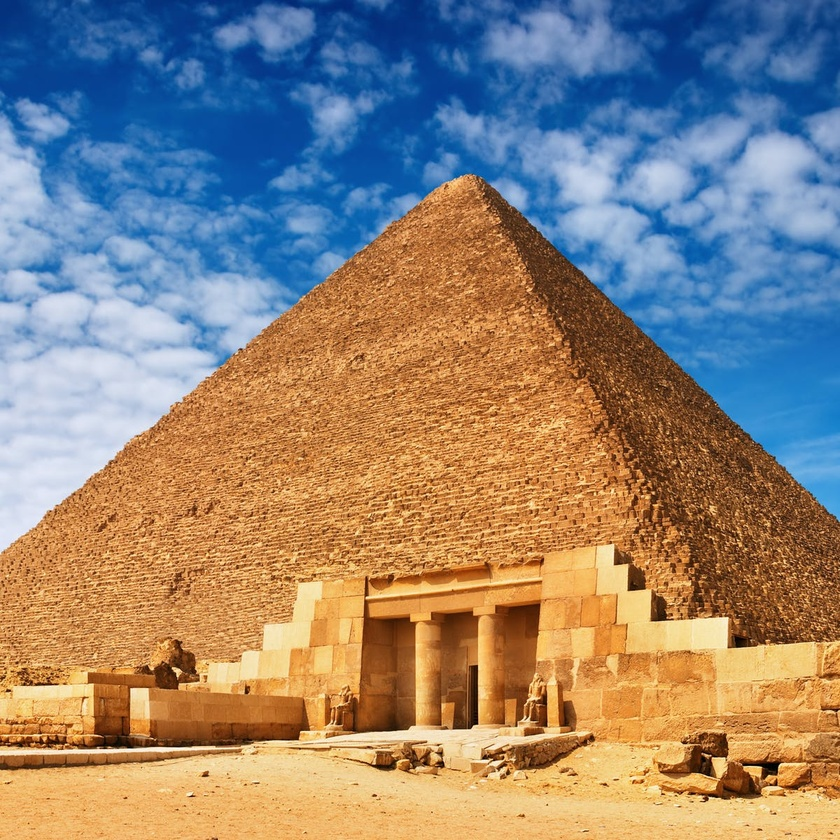
#> input picture file-20181107-74757-1nzaxpf.jpg, 840 x 840 px, shrunk from 1200 x 1200 before the run, found by its file name
$ python sobel.py
#> lines starting #> are read from the running program, lines starting #| are printed output that depends on the picture

import cv2
import numpy as np
import math


#  Read Input Image
input_image = cv2.imread('file-20181107-74757-1nzaxpf.jpg')
#> input_image is the input picture: shape (840, 840, 3); mean B, G, R 120.7, 132.7, 145.2
input_image = np.uint8(input_image)


def sobelmain(input_image):
#  Convert the truecolor RGB image to the grayscale image

    input_image = cv2.cvtColor(input_image, cv2.COLOR_BGR2GRAY)
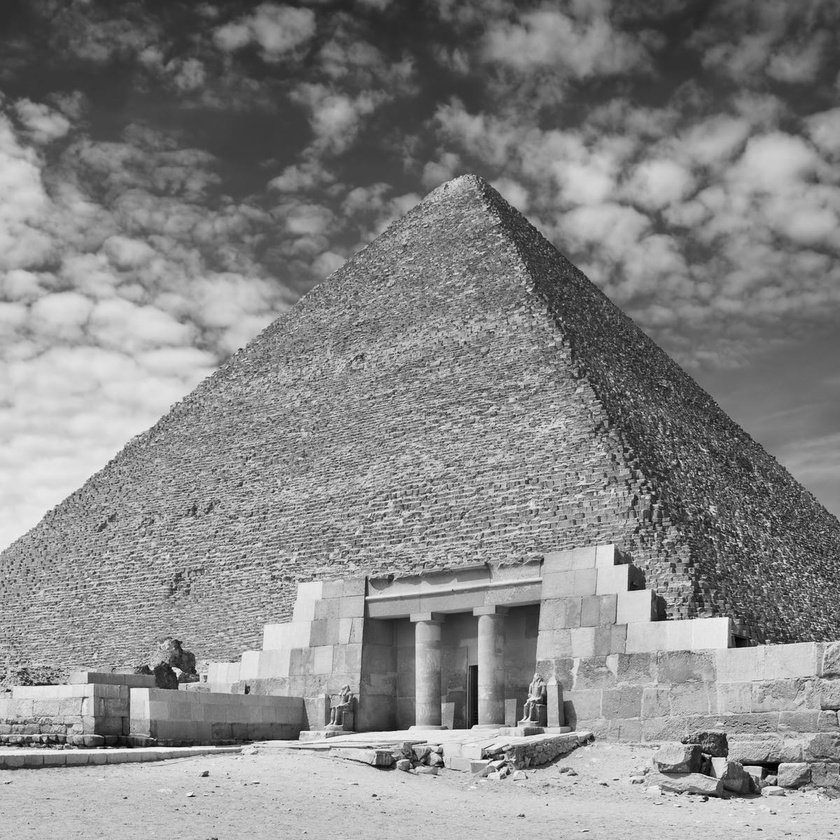
#> input_image: shape (840, 840); min 0, max 254, mean 135
    cv2.imwrite('yo.jpg',input_image)
# % Pre-allocate the filtered_image matrix with zeros

    filtered_image = np.zeros(np.shape(input_image))

# % Sobel Operator Mask

    Mx = ([-1 ,0 ,1],   #
      [-2 ,0 ,2],
      [-1, 0, 1])

    My = ([-1 ,-2 ,-1],
      [0 ,0, 0],
      [1 ,2 ,1])

    Mx=np.asarray(Mx)

    My=np.asarray(My)
# Edge Detection Process
# When i = 0 and j = 0, then filtered_image pixel
# position will be filtered_image(2, 2)
# The mask is of 3x3, so we need to traverse
# to filtered_image(size(input_image, 1) - 2
#  size(input_image, 2) - 2)
# Thus we are not considering the borders.

    sq = lambda i:i**2 #vectorizedfunction to square each element in the matrix
    sq_f = np.vectorize(sq)
    for i in range(0,np.shape(input_image)[0] - 2):
        for j in range(0,np.shape(input_image)[1] - 2):

# 		% Gradient approximations
            Gx = np.sum(np.sum(np.multiply(Mx,input_image[i:i+3,j:j+3])))
            Gy = np.sum(np.sum(np.multiply(My,input_image[i:i+3,j:j+3])))

# 		% Calculate magnitude of vector
            filtered_image[i][j] = math.sqrt(sq_f(Gx)+sq_f(Gy))

        filtered_image = np.uint8(filtered_image)
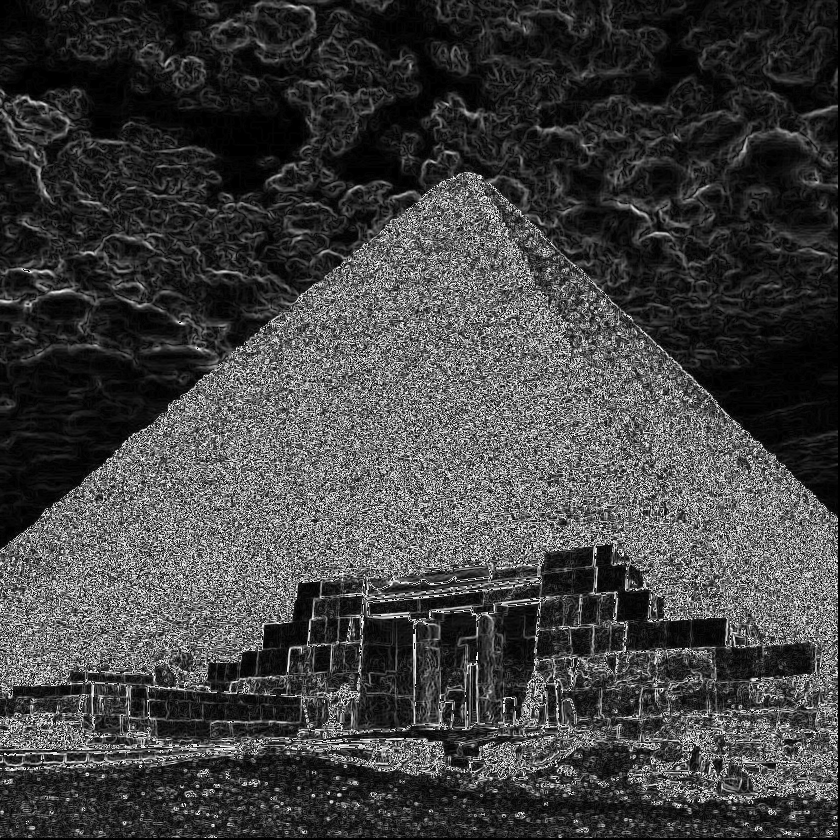
#> filtered_image: shape (840, 840); min 0, max 255, mean 64.4

    input_copy = cv2.imread('file-20181107-74757-1nzaxpf.jpg')


# % Define a threshold value
    thresh = 100
    output_image= cv2.threshold(filtered_image, thresh, 255, cv2.THRESH_BINARY)[1]
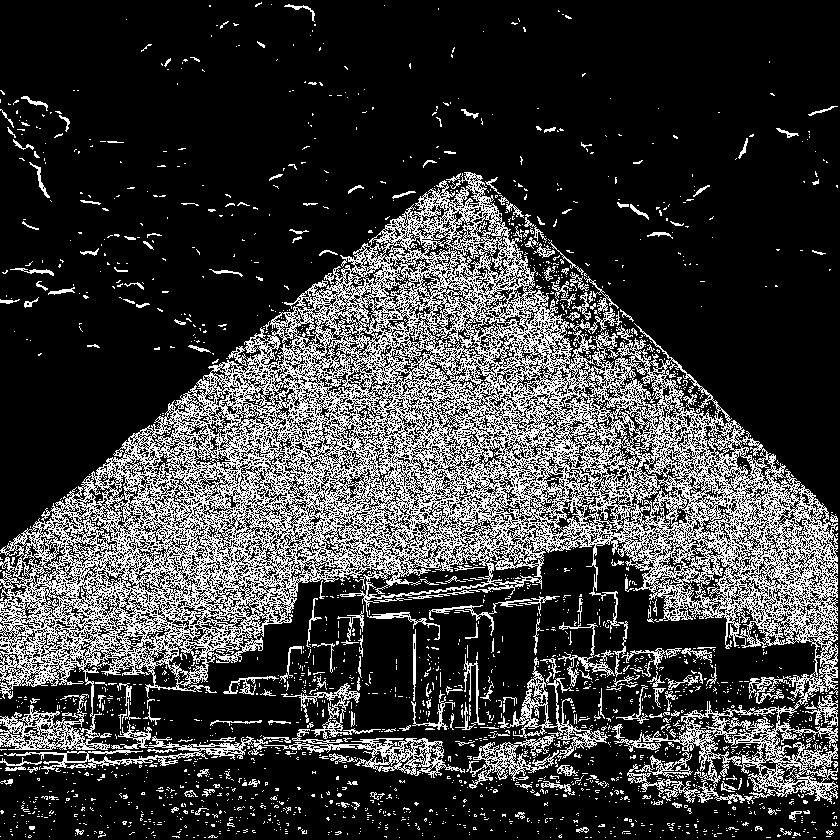
#> output_image: shape (840, 840); 23.5% white in thin lines or dots

    cv2.imshow('image',input_copy)
    cv2.imshow('Filtered Image',filtered_image)
    cv2.imwrite('filtered_image.jpg',filtered_image)
    cv2.imshow('edge detacted pic',output_image)
    cv2.imwrite('edge_detected_image.jpg',output_image)
    cv2.waitKey(0)
    cv2.destroyAllWindows()

sobelmain(input_image)
